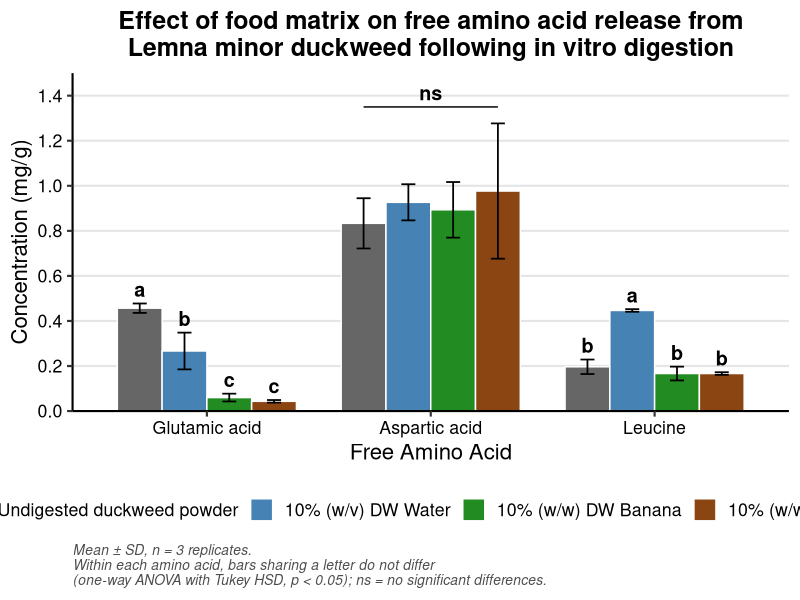
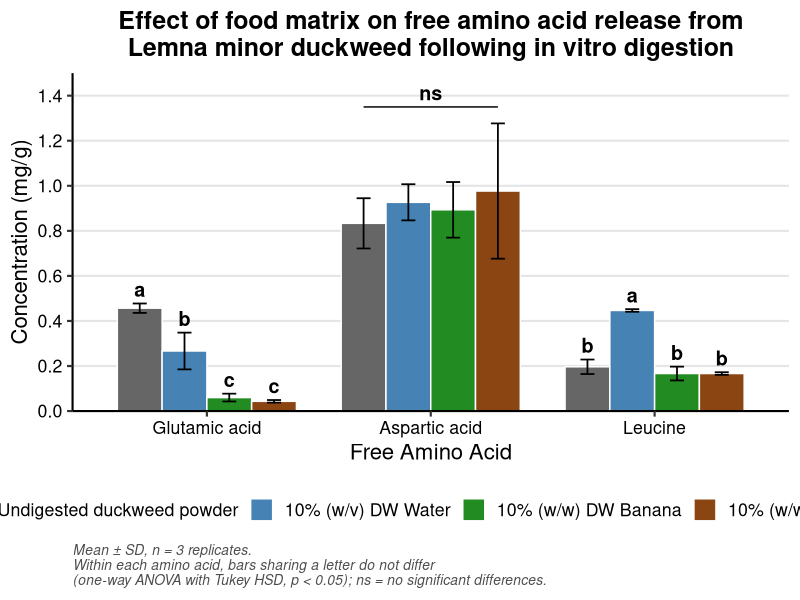
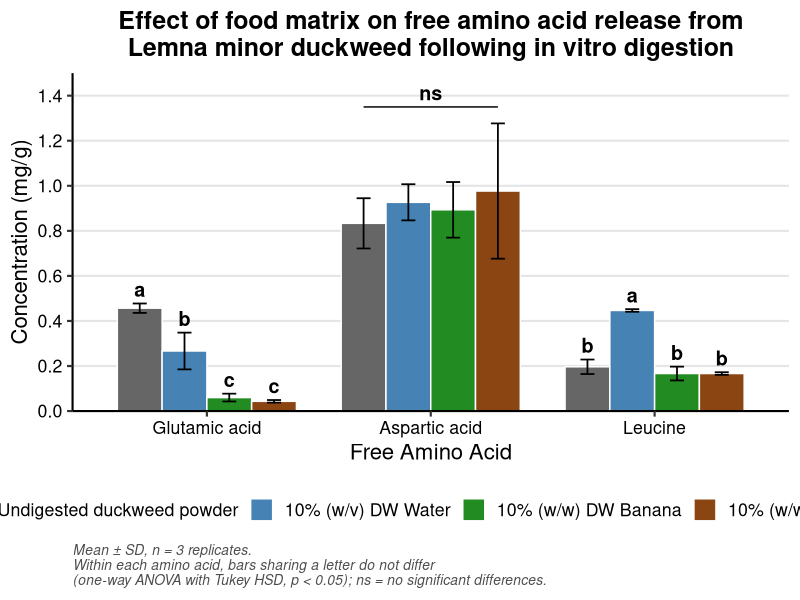
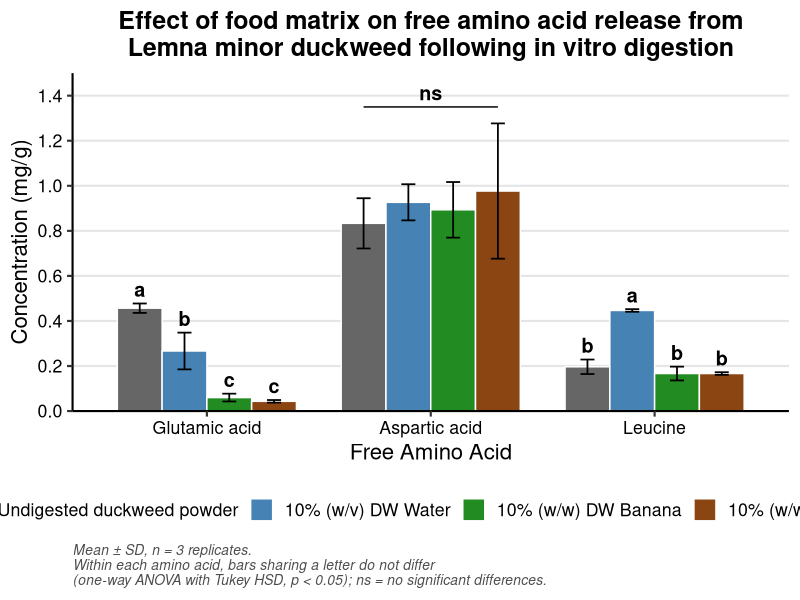

Here is the R script that generated these plots, in order:
# =====================================================================
# Free amino acid release from Lemna minor duckweed after in vitro digestion
# Statistics (one-way ANOVA + Tukey HSD per amino acid) and figure
# (mean +/- SD, compact letters)
#
# Packages: install.packages(c("tidyverse", "broom", "car", "multcompView"))
# (car is only used via car::leveneTest)
# Optional for SVG output: install.packages("svglite")
# Requires R >= 4.1 (native pipe |>)
# =====================================================================

library(tidyverse)
library(broom)
# car is called as car::leveneTest() (not attached) because attaching it
# loads MASS, which masks dplyr::select().
library(multcompView)  # multcompLetters4

# ---------------------------------------------------------------------
# 1. Data (mg/g, n = 3 replicates per treatment)
#    Short codes are used internally because "Non-disruptive" contains a
#    hyphen, which breaks Tukey comparison names ("A-B").
# ---------------------------------------------------------------------
codes  <- c("ND", "W", "Bn", "Br")
labels <- c(ND = "Undigested duckweed powder",
            W  = "10% (w/v) DW Water",
            Bn = "10% (w/w) DW Banana",
            Br = "10% (w/w) DW Bread")
# Colours taken from the OPA script: Water = steelblue, Banana = forestgreen,
# Bread = saddlebrown. ND (not in the OPA script) = grey40; change as you like.
cols   <- c(ND = "grey40", W = "steelblue", Bn = "forestgreen", Br = "saddlebrown")

dat <- tribble(
  ~amino_acid,     ~treatment, ~r1,  ~r2,  ~r3,
  "Glutamic acid", "ND",       0.44, 0.45, 0.48,
  "Glutamic acid", "W",        0.23, 0.21, 0.36,
  "Glutamic acid", "Bn",       0.05, 0.05, 0.08,
  "Glutamic acid", "Br",       0.04, 0.04, 0.05,
  "Aspartic acid", "ND",       0.96, 0.75, 0.79,
  "Aspartic acid", "W",        0.85, 1.01, 0.92,
  "Aspartic acid", "Bn",       0.86, 1.03, 0.79,
  "Aspartic acid", "Br",       0.99, 0.67, 1.27,
  "Leucine",       "ND",       0.22, 0.16, 0.21,
  "Leucine",       "W",        0.45, 0.45, 0.44,
  "Leucine",       "Bn",       0.16, 0.20, 0.14,
  "Leucine",       "Br",       0.17, 0.16, 0.17
) |>
  pivot_longer(r1:r3, names_to = "replicate", values_to = "conc") |>
  mutate(
    amino_acid = factor(amino_acid,
                        levels = c("Glutamic acid", "Aspartic acid", "Leucine")),
    treatment  = factor(treatment, levels = codes)
  )

# ---------------------------------------------------------------------
# 2. Descriptive statistics
# ---------------------------------------------------------------------
summ <- dat |>
  group_by(amino_acid, treatment) |>
  summarise(n = n(),
            mean = mean(conc),
            sd = sd(conc),
            ymax = mean + sd,                    # top of error bar
            .groups = "drop")

print(summ, n = Inf)

# ---------------------------------------------------------------------
# 3. Assumption check: Levene's test (median-centred) per amino acid
# ---------------------------------------------------------------------
levene_tbl <- dat |>
  group_by(amino_acid) |>
  summarise(levene_p = car::leveneTest(conc ~ treatment)$`Pr(>F)`[1],
            .groups = "drop")
print(levene_tbl)

# ---------------------------------------------------------------------
# 4. One-way ANOVA per amino acid
# ---------------------------------------------------------------------
anova_tbl <- dat |>
  group_by(amino_acid) |>
  group_modify(~ tidy(aov(conc ~ treatment, data = .x)) |>
                 dplyr::filter(term == "treatment") |>
                 dplyr::select(df, statistic, p.value)) |>
  ungroup()
print(anova_tbl)

# ---------------------------------------------------------------------
# 5. Tukey HSD pairwise comparisons per amino acid
# ---------------------------------------------------------------------
tukey_tbl <- dat |>
  group_by(amino_acid) |>
  group_modify(~ {
    fit <- aov(conc ~ treatment, data = .x)
    as_tibble(TukeyHSD(fit)$treatment, rownames = "comparison")
  }) |>
  ungroup()
print(tukey_tbl, n = Inf)

# ---------------------------------------------------------------------
# 6. Compact letter display (a = highest mean within each amino acid)
# ---------------------------------------------------------------------
letters_tbl <- dat |>
  group_by(amino_acid) |>
  group_modify(~ {
    fit <- aov(conc ~ treatment, data = .x)
    let <- multcompLetters4(fit, TukeyHSD(fit))$treatment$Letters
    tibble(treatment = names(let), letter = unname(let))
  }) |>
  ungroup() |>
  mutate(treatment = factor(treatment, levels = codes))

plot_summ <- left_join(summ, letters_tbl, by = c("amino_acid", "treatment"))

# ---------------------------------------------------------------------
# 7. Percent change relative to water-digested duckweed
# ---------------------------------------------------------------------
pct_tbl <- summ |>
  dplyr::select(amino_acid, treatment, mean) |>
  pivot_wider(names_from = treatment, values_from = mean) |>
  mutate(across(c(ND, Bn, Br), ~ round(100 * (.x - W) / W, 1),
                .names = "pct_{.col}_vs_W"))
print(pct_tbl)

# ---------------------------------------------------------------------
# 8. Figure
# ---------------------------------------------------------------------
dodge <- position_dodge(width = 0.8)

p <- ggplot(plot_summ, aes(x = amino_acid, y = mean, fill = treatment)) +
  geom_col(position = dodge, width = 0.8, colour = "white") +
  geom_errorbar(aes(ymin = mean - sd, ymax = mean + sd),
                position = dodge, width = 0.25, linewidth = 0.6) +
  # significance letters (aspartic acid is n.s., handled by the bracket below)
  geom_text(data = dplyr::filter(plot_summ, amino_acid != "Aspartic acid"),
            aes(y = ymax + 0.03, label = letter),
            position = dodge, vjust = 0, fontface = "bold", size = 5) +
  annotate("segment", x = 1.7, xend = 2.3, y = 1.35, yend = 1.35,
           linewidth = 0.5) +
  annotate("text", x = 2, y = 1.38, label = "ns",
           fontface = "bold", size = 5, vjust = 0) +
  scale_fill_manual(values = cols, labels = labels, name = NULL) +
  scale_y_continuous(limits = c(0, 1.5), breaks = seq(0, 1.4, 0.2),
                     expand = c(0, 0)) +
  labs(x = "Free Amino Acid",
       y = "Concentration (mg/g)",
       title = "Effect of food matrix on free amino acid release from\nLemna minor duckweed following in vitro digestion",
       caption = paste("Mean \u00b1 SD, n = 3 replicates.",
                       "Within each amino acid, bars sharing a letter do not differ",
                       "(one-way ANOVA with Tukey HSD, p < 0.05); ns = no significant differences.",
                       sep = "\n")) +
  theme_classic(base_size = 16) +
  theme(legend.position = "bottom",
        plot.title = element_text(face = "bold", hjust = 0.5, size = 18),
        plot.caption = element_text(face = "italic", colour = "grey30",
                                    size = 10, hjust = 0),
        panel.grid.major.y = element_line(colour = "grey90"),
        axis.text = element_text(colour = "black"))

print(p)

# ---------------------------------------------------------------------
# 9. Export (300 dpi PNG, PDF; SVG if svglite is installed)
# ---------------------------------------------------------------------
ggsave("chart_stats_R.png", p, width = 11, height = 7, dpi = 300)
ggsave("chart_stats_R.pdf", p, width = 11, height = 7)
if (requireNamespace("svglite", quietly = TRUE)) {
  ggsave("chart_stats_R.svg", p, width = 11, height = 7)
}

# Optional: save the statistics tables
write_csv(anova_tbl, "anova_results.csv")
write_csv(tukey_tbl, "tukey_results.csv")
write_csv(plot_summ,  "summary_means_sd_letters.csv")
